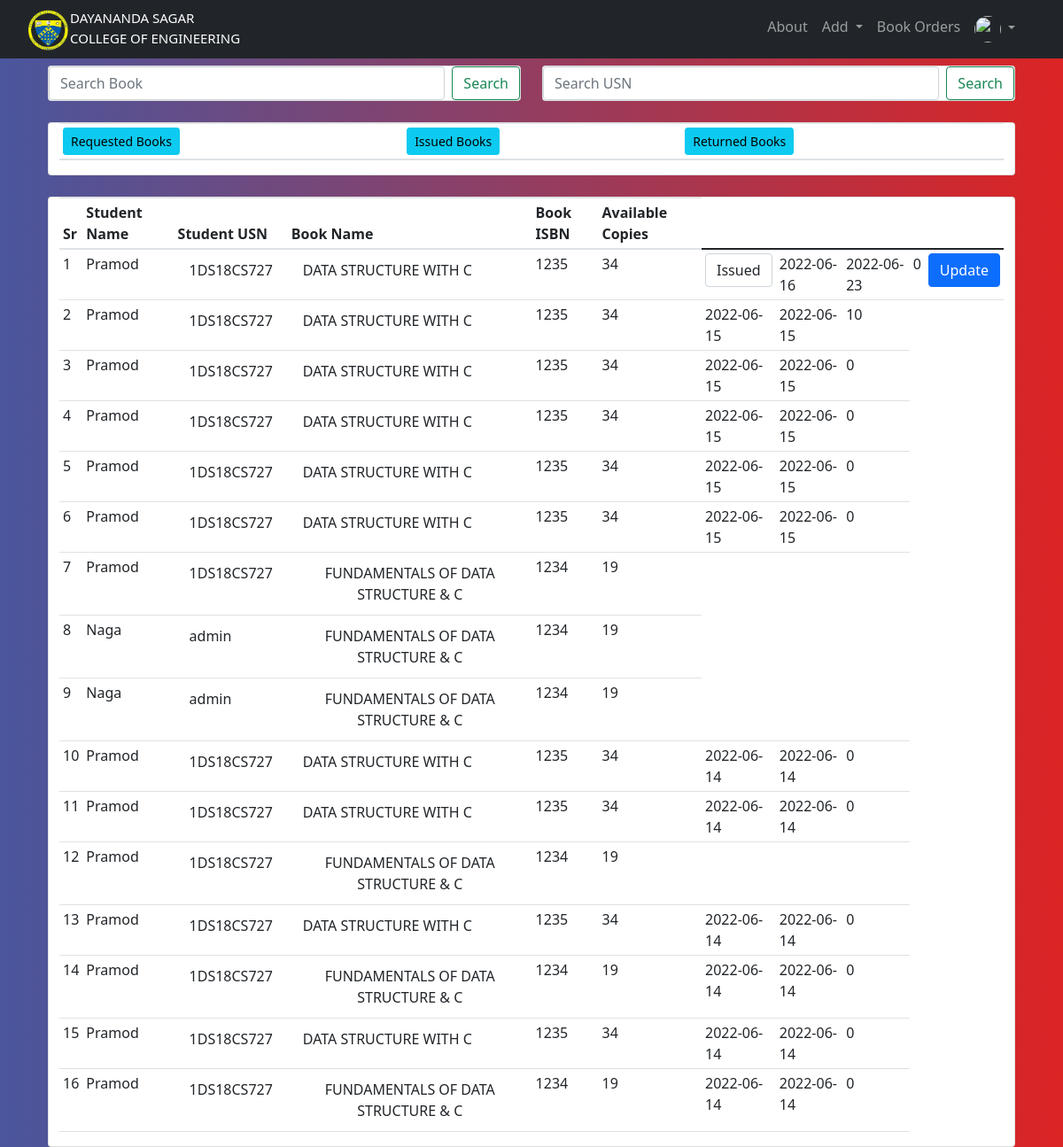
/orders_list (signed in), run on an earlier commit of the app's database.
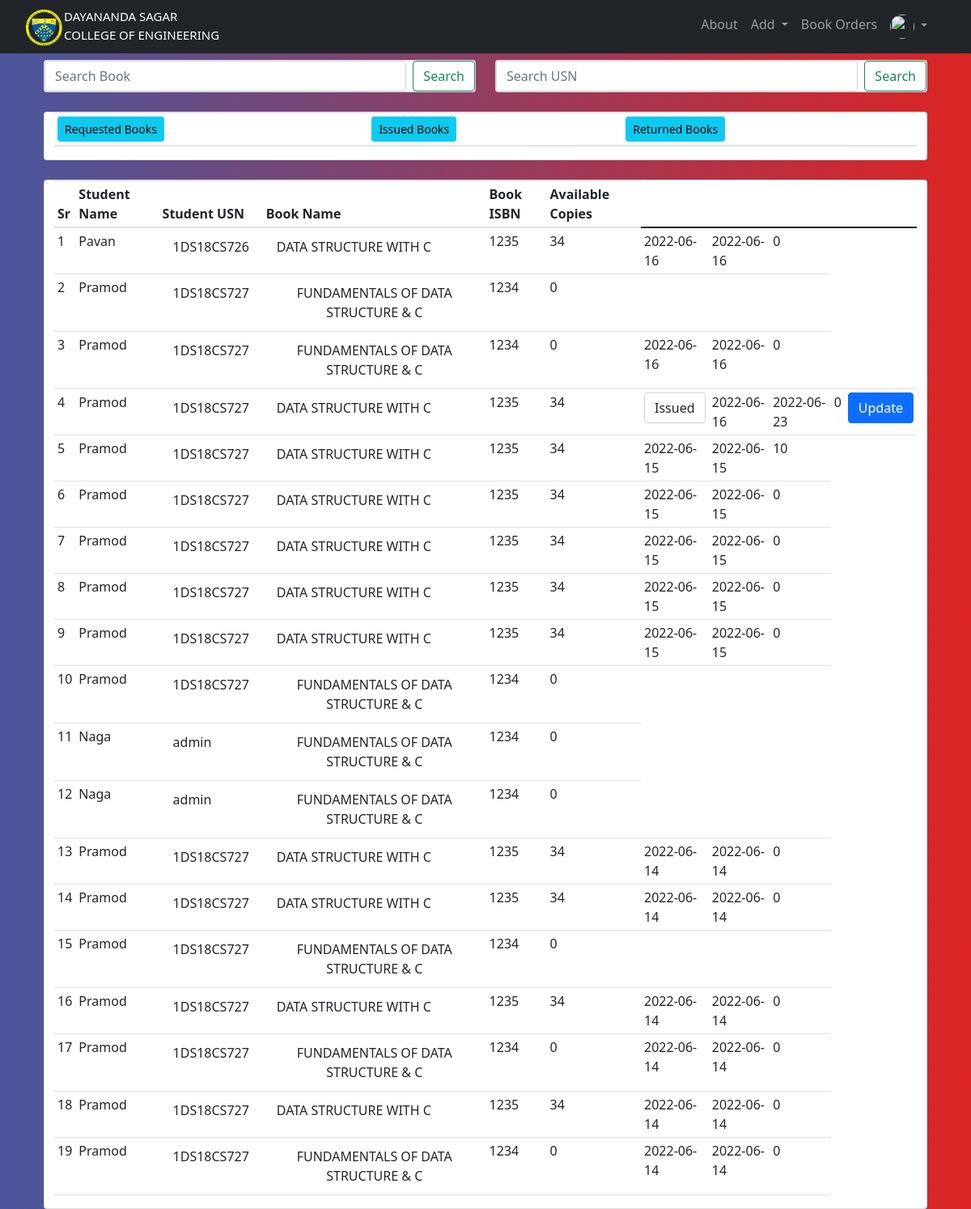
And on a later commit of the database.
### website/models.py (models this page shows, shortened)
class Student_Order(db.Model):
        id = db.Column(db.Integer, primary_key = True)
        status = db.Column(db.String(20), default = 'Requested', nullable = False)
        request_time = db.Column(db.DateTime, nullable = True)
        approve_time = db.Column(db.DateTime, nullable = True)
        return_time = db.Column(db.DateTime, nullable = True)
        returned_time = db.Column(db.DateTime, nullable = True)
        student_id = db.Column(db.Integer, db.ForeignKey('user.id'),nullable=True)
        student = db.relationship('User', backref=db.backref('students_order',lazy=True))
        book_id = db.Column(db.Integer, db.ForeignKey('addbook.id'),nullable=True)
        book = db.relationship('Addbook', backref=db.backref('books_order',lazy=True))
        fine = db.Column(db.Float,default=0)

class User(db.Model,UserMixin):
        __searchable__ = ['usn']
        __tablename__='user'
        id = db.Column(db.Integer, primary_key=True)
        email = db.Column(db.String(150), unique=True)
        password=db.Column(db.String(150))
        first_name=db.Column(db.String(150))
        is_active = db.Column(db.Boolean,default=False)
        urole = db.Column(db.String(80))
        usn = db.Column(db.String(10))
        status = db.Column(db.String(10))
        department_id = db.Column(db.Integer, db.ForeignKey('department.id'),nullable=True)
        department = db.relationship('Department', backref=db.backref('user_departments',lazy=True))
        semester_id = db.Column(db.Integer, db.ForeignKey('semester.id'),nullable=True)
        semester = db.relationship('Semester', backref=db.backref('user_semesters',lazy=True))
        def is_active(self):
                return self.is_active
        def get_urole(self):
                return self.urole

class Addbook(db.Model):
    __tablename__='addbook'
    __searchable__ = ['name', 'desc', 'isbn']
    id = db.Column(db.Integer, primary_key=True)
    name = db.Column(db.String(80), nullable=False)
    price = db.Column(db.Numeric(10,2), nullable=False)
    isbn = db.Column(db.Integer,default=0)
    stock = db.Column(db.Integer,nullable=False)
    available_copies = db.Column(db.Integer,nullable=False)
    desc = db.Column(db.Text, nullable=False)
    pub_date = db.Column(db.DateTime, nullable=False, default=datetime.utcnow)
    department_id = db.Column(db.Integer, db.ForeignKey('department.id'),nullable=False)
    department = db.relationship('Department', backref=db.backref('departments',lazy=True))
    semester_id = db.Column(db.Integer, db.ForeignKey('semester.id'),nullable=False)
    semester = db.relationship('Semester', backref=db.backref('semesters',lazy=True))
    image_1 = db.Column(db.String(150), nullable=False, default='image.jpg')
    image_2 = db.Column(db.String(150), nullable=False, default='image.jpg')
    image_3 = db.Column(db.String(150), nullable=False, default='image.jpg')

### website/views.py (the view)
@views.route('/orders_list')
@requires_access_level("admin")
def orders_list_for_admin():
    orders = Student_Order.query.order_by(Student_Order.request_time.desc()).all()
    return render_template("orders_list_for_admin.html", user=current_user,orders=orders)

### website/views.py (called while the page is built)
def requires_access_level(access_level):
    def decorator(f):
        @wraps(f)
        def decorated_function(*args, **kwargs):
            if not current_user.is_authenticated:
                flash('Login to Access', 'error')
                return redirect(url_for('views.home'))
            if current_user.get_urole() not in access_level:
                logout_user()
                flash('You do not have access to this resource. You have been automatically Logged Out', 'error')
                return redirect(url_for('views.home'))
            return f(*args, **kwargs)
        return decorated_function
    return decorator

### website/templates/orders_list_for_admin.html (shortened to what this page needs)
{% extends "base.html" %} {% block title %}Oders List{% endblock %}
{% block content %}
<br>
<br>
<div class="container">
    <div class="row">
    <div class="col-md-6">
        <div class="card mt-100">
        <form class="d-flex" action="{{url_for('views.admin_orders_book_search', status=status)}}">
            <input class="form-control me-2" type="search" placeholder="Search Book" aria-label="Search" name="b">
            <button class="btn btn-outline-success" type="submit">Search</button>
        </form>
        </div>
    </div>
    <div class="col-md-6">
        <div class="card mt-100">
        <form class="d-flex" action="{{url_for('views.admin_orders_usn_search',status=status)}}">
            <input class="form-control me-2" type="search" placeholder="Search USN" aria-label="Search" name="u">
            <button class="btn btn-outline-success" type="submit">Search</button>
        </form>
        </div>
    </div>
</div>
<br>
<div class="container">
        <div class="row">
            <div class="card">
                <table class="table table-sm">
                    <thead>
                        <th><a href ="{{url_for('views.orders_list_on_status',status='Requested')}}" class="btn btn-info btn-sm">Requested Books</a></th>
                        <th><a href ="{{url_for('views.orders_list_on_status',status='Issued')}}" class="btn btn-info btn-sm">Issued Books</a></th>
                        <th><a href ="{{url_for('views.orders_list_on_status',status='Returned')}}" class="btn btn-info btn-sm">Returned Books</a></th>
                    </thead>
                </table>
            </div>
         </div>
</div>
<br>
<div class="container">
        <div class="row">
            <div class="card">
                <table class="table table-sm">
                    <thead>
                        <th>Sr</th>
                        <th>Student Name</th>
                        <th>Student USN</th>
                        <th>Book Name</th>
                        <th>Book ISBN</th>
                        <th>Available Copies</th>
                    </thead>
                    <tbody>
                    {% for order in orders%}
                    <tr>
                        <td>{{loop.index}}</td>
                        <td>{{order.student.first_name}}</td>
                        <td>
                            <button type="button" class="btn btn" data-toggle="modal" data-target="#student_info+{{order.student.usn}}">{{order.student.usn}}</button>
                        </td>
                        <td>
                            <button type="button" class="btn btn" data-toggle="modal" data-target="#book_into_modal+{{order.book.isbn}}">{{order.book.name}}</button>
                        </td>
                        <td>{{order.book.isbn}}</td>
                        <td>{{order.book.available_copies}}</td>
                        {% if(order.status == "Requested")%}
                        <td>
                            <form class="form" method="post" action="/orders_list/Requested">
                            <select name="status" id="status" class="form-control" required>
                                <option value="">Requested</option>
                                {% if order.book.available_copies > 0 %}
                                <option value="Issued,{{order.id}}">Issue Book</option>
                                {% endif %}
                                <option value="Declined,{{order.id}}">Decline Request</option>
                            </select>
                        </td>
                        <td>{{order.request_time.date()}}</td>
                        {% elif(order.status == "Issued")%}
                        <td>
                            <form class="form" method="post" action="/orders_list/Issued">
                            <select name="status" id="status" class="form-control" required>
                                <option value="Issued">Issued</option>
                            </select>
                        </td>
                        <td>{{order.approve_time.date()}}</td>
                        <td>{{order.return_time.date()}}</td>
                        <td>{{order.fine}}</td>
                        {% elif(order.status == "Returned")%}
                        <td>{{order.approve_time.date()}}</td>
                        <td>{{order.returned_time.date()}}</td>
                        <td>{{order.fine}}</td>
                        {% endif %}
                        {% if(order.status in ["Requested","Issued"])%}
                        <td>
                            <input type="submit" class="btn btn-primary" value="Update">
                        </td>
                        {% endif %}
                    </tr>
                    {% endfor %}
                    </tbody>
                </table>
    </div>
         </div>
</div>
{% endblock %}

### website/templates/base.html (shortened to what this page needs)
<!DOCTYPE html>
<html>
    <head>
        <link
      rel="stylesheet"
      href="https://stackpath.bootstrapcdn.com/bootstrap/4.4.1/css/bootstrap.min.css"
    />
    <link
      rel="stylesheet"
      href="https://stackpath.bootstrapcdn.com/font-awesome/4.7.0/css/font-awesome.min.css"
    />
    <link href="https://cdn.jsdelivr.net/npm/bootstrap@5.1.3/dist/css/bootstrap.min.css" rel="stylesheet">
    <link href="https://cdn.jsdelivr.net/npm/bootstrap@5.1.3/dist/css/bootstrap.min.css" rel="stylesheet">
    <link rel="stylesheet" type="text/css" href="{{url_for('static',filename='style.css')}}">
  </head>
    <body class="bg-nav">
        <nav class="navbar navbar-expand-lg navbar-dark bg-dark">
            <div class="container-fluid">
              {% if user.is_authenticated %}
              {% if user.get_urole()=="admin" %}
              <a href="/admin_home">
              {% elif user.get_urole()=="student" %}
              <a href="/student_home">
              {% elif user.get_urole()=="teacher" %}
              <a href="/teacher_home">
              {% endif %}
              {% else %}
              <a href="/home">
              {% endif %}
              <div style="float: left;">
                <img src="static/DNS logo.png" class="img-responsive" width="50px">
              </div>
              <div style="float:left;padding: 1px 1px 0; color: aliceblue;font-size: 15px; color: white;">DAYANANDA SAGAR<br>
                <em style="font-style: normal;color: aliceblue ; color: white;">COLLEGE OF ENGINEERING</em>
              </div>
              </a>
              <div class="d-flex justify-content-end" id="navbarSupportedContent">
                <ul class="navbar-nav me-auto mb-2 mb-lg-0">
                  <li class="nav-item">
                    <a class="nav-link" aria-current="page" href="/aboutUs">About</a>
                  </li>
                  {% if user.is_authenticated %}
                  {% if user.get_urole()=="admin" %}
                  <li class="nav-item dropdown">
                    <a class="nav-link dropdown-toggle" href="#" id="navbarDropdown" role="button" data-bs-toggle="dropdown" aria-expanded="false">
                      Add
                    </a>
                    <li class="nav-item">
                      <a class="nav-link" href="{{url_for('views.orders_list_on_status', status = 'Requested')}}">Book Orders</a>
                    </li>
                  </li>
                  {% endif %}
                  <ul class="navbar-nav">
                    <li class="nav-item dropdown">
                    <a class="nav-link dropdown-toggle" href="#" id="navbarDropdownMenuLink" role="button" data-toggle="dropdown" aria-haspopup="true" aria-expanded="false">
                      <img src="https://s3.eu-central-1.amazonaws.com/bootstrapbaymisc/blog/24_days_bootstrap/fox.jpg" width="30" height="30" class="rounded-circle">
                    </a>
                  </li>
                </ul>
                <li>
                </li>
                  {% endif %}
                </ul>
              </div>
            </div>
          </nav>
          <div class="container">
              {% block content %}
              {% endblock %}
          </div>
    </body>
</html>

### website/static/style.css (style rules this page uses)
.bg-nav { background: #DC2424; background: -webkit-linear-gradient(to right, #4A569D, #DC2424); background: linear-gradient(to right, #4A569D, #DC2424); }
.mt-100 { margin-top: -40px; }

What changed in the data, as far as the page shows it:
added Student_Order: student.first_name "Pavan", student.usn "1DS18CS726", book.name "DATA STRUCTURE WITH C", book.isbn "1235", book.available_copies "34", approve_time "2022-06-16", returned_time "2022-06-16", fine "0"
added Student_Order: student.first_name "Pramod", student.usn "1DS18CS727", book.name "FUNDAMENTALS OF DATA STRUCTURE & C", book.isbn "1234", book.available_copies "0"
added Student_Order: student.first_name "Pramod", student.usn "1DS18CS727", book.name "FUNDAMENTALS OF DATA STRUCTURE & C", book.isbn "1234", book.available_copies "0", approve_time "2022-06-16", returned_time "2022-06-16", fine "0"
changed through a linked row, Student_Order (number 10 of 19 on the later page): book.available_copies "19" → "0"
changed through a linked row, Student_Order (number 11 of 19 on the later page): book.available_copies "19" → "0"
changed through a linked row, Student_Order (number 12 of 19 on the later page): book.available_copies "19" → "0"
changed through a linked row, Student_Order (number 15 of 19 on the later page): book.available_copies "19" → "0"
changed through a linked row, Student_Order (number 17 of 19 on the later page): book.available_copies "19" → "0"
changed through a linked row, Student_Order (number 19 of 19 on the later page): book.available_copies "19" → "0"
